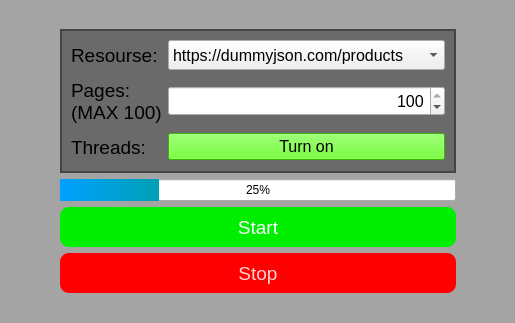
<?xml version="1.0" encoding="UTF-8"?>
<ui version="4.0">
 <class>MainWindow</class>
 <widget class="QMainWindow" name="MainWindow">
  <property name="geometry">
   <rect>
    <x>0</x>
    <y>0</y>
    <width>515</width>
    <height>323</height>
   </rect>
  </property>
  <property name="minimumSize">
   <size>
    <width>515</width>
    <height>323</height>
   </size>
  </property>
  <property name="windowTitle">
   <string>MainWindow</string>
  </property>
  <property name="styleSheet">
   <string notr="true"/>
  </property>
  <widget class="QWidget" name="centralwidget">
   <property name="styleSheet">
    <string notr="true">QWidget#centralwidget {
    background-color: rgba(0,0,0, 80)
}</string>
   </property>
   <layout class="QGridLayout" name="gridLayout">
    <item row="1" column="1" colspan="2">
     <widget class="QFrame" name="frame">
      <property name="styleSheet">
       <string notr="true">QFrame#frame {
	background-color: rgba(0, 0, 0, 90);
}</string>
      </property>
      <property name="frameShape">
       <enum>QFrame::WinPanel</enum>
      </property>
      <property name="frameShadow">
       <enum>QFrame::Raised</enum>
      </property>
      <property name="lineWidth">
       <number>5</number>
      </property>
      <layout class="QGridLayout" name="gridLayout_2">
       <item row="2" column="1">
        <widget class="QPushButton" name="pushButton">
         <property name="font">
          <font>
           <pointsize>12</pointsize>
          </font>
         </property>
         <property name="styleSheet">
          <string notr="true">background-color: rgb(76, 255, 0);</string>
         </property>
         <property name="text">
          <string>Turn on</string>
         </property>
        </widget>
       </item>
       <item row="2" column="0">
        <widget class="QLabel" name="label_3">
         <property name="minimumSize">
          <size>
           <width>90</width>
           <height>30</height>
          </size>
         </property>
         <property name="maximumSize">
          <size>
           <width>120</width>
           <height>35</height>
          </size>
         </property>
         <property name="font">
          <font>
           <pointsize>14</pointsize>
          </font>
         </property>
         <property name="text">
          <string>Threads:</string>
         </property>
        </widget>
       </item>
       <item row="0" column="1">
        <widget class="QComboBox" name="comboBox">
         <property name="minimumSize">
          <size>
           <width>277</width>
           <height>30</height>
          </size>
         </property>
         <property name="maximumSize">
          <size>
           <width>16777215</width>
           <height>35</height>
          </size>
         </property>
         <property name="font">
          <font>
           <pointsize>12</pointsize>
          </font>
         </property>
         <property name="currentText">
          <string>https://dummyjson.com/products</string>
         </property>
         <item>
          <property name="text">
           <string>https://dummyjson.com/products</string>
          </property>
         </item>
         <item>
          <property name="text">
           <string>https://dummyjson.com/carts</string>
          </property>
         </item>
         <item>
          <property name="text">
           <string>https://dummyjson.com/users</string>
          </property>
         </item>
         <item>
          <property name="text">
           <string>https://dummyjson.com/posts</string>
          </property>
         </item>
         <item>
          <property name="text">
           <string>https://dummyjson.com/comments</string>
          </property>
         </item>
         <item>
          <property name="text">
           <string>https://dummyjson.com/quotes</string>
          </property>
         </item>
         <item>
          <property name="text">
           <string>https://dummyjson.com/recipes</string>
          </property>
         </item>
         <item>
          <property name="text">
           <string>https://dummyjson.com/todos</string>
          </property>
         </item>
        </widget>
       </item>
       <item row="1" column="0">
        <widget class="QLabel" name="label_2">
         <property name="minimumSize">
          <size>
           <width>90</width>
           <height>50</height>
          </size>
         </property>
         <property name="maximumSize">
          <size>
           <width>120</width>
           <height>60</height>
          </size>
         </property>
         <property name="font">
          <font>
           <pointsize>14</pointsize>
          </font>
         </property>
         <property name="text">
          <string>Pages: 
(MAX 100)</string>
         </property>
        </widget>
       </item>
       <item row="0" column="0">
        <widget class="QLabel" name="label">
         <property name="minimumSize">
          <size>
           <width>90</width>
           <height>30</height>
          </size>
         </property>
         <property name="maximumSize">
          <size>
           <width>120</width>
           <height>35</height>
          </size>
         </property>
         <property name="font">
          <font>
           <pointsize>14</pointsize>
          </font>
         </property>
         <property name="text">
          <string>Resourse:</string>
         </property>
        </widget>
       </item>
       <item row="1" column="1">
        <widget class="QDoubleSpinBox" name="doubleSpinBox">
         <property name="minimumSize">
          <size>
           <width>0</width>
           <height>25</height>
          </size>
         </property>
         <property name="maximumSize">
          <size>
           <width>16777215</width>
           <height>30</height>
          </size>
         </property>
         <property name="font">
          <font>
           <pointsize>12</pointsize>
          </font>
         </property>
         <property name="alignment">
          <set>Qt::AlignRight|Qt::AlignTrailing|Qt::AlignVCenter</set>
         </property>
         <property name="decimals">
          <number>0</number>
         </property>
         <property name="value">
          <double>100.000000000000000</double>
         </property>
        </widget>
       </item>
      </layout>
     </widget>
    </item>
    <item row="1" column="0">
     <spacer name="horizontalSpacer">
      <property name="orientation">
       <enum>Qt::Horizontal</enum>
      </property>
      <property name="sizeHint" stdset="0">
       <size>
        <width>40</width>
        <height>20</height>
       </size>
      </property>
     </spacer>
    </item>
    <item row="1" column="3">
     <spacer name="horizontalSpacer_2">
      <property name="orientation">
       <enum>Qt::Horizontal</enum>
      </property>
      <property name="sizeHint" stdset="0">
       <size>
        <width>40</width>
        <height>20</height>
       </size>
      </property>
     </spacer>
    </item>
    <item row="2" column="1" colspan="2">
     <widget class="QProgressBar" name="progressBar">
      <property name="styleSheet">
       <string notr="true">QProgressBar::chunk {
background-color: qlineargradient(spread:pad, x1:0, y1:0, x2:1, y2:0, stop:0 rgba(0, 160, 255, 255), stop:1 rgba(0, 160, 180, 255));
}</string>
      </property>
      <property name="value">
       <number>25</number>
      </property>
      <property name="alignment">
       <set>Qt::AlignCenter</set>
      </property>
     </widget>
    </item>
    <item row="5" column="1" colspan="2">
     <spacer name="verticalSpacer_2">
      <property name="orientation">
       <enum>Qt::Vertical</enum>
      </property>
      <property name="sizeHint" stdset="0">
       <size>
        <width>20</width>
        <height>40</height>
       </size>
      </property>
     </spacer>
    </item>
    <item row="3" column="1" colspan="2">
     <widget class="QPushButton" name="pushButton_2">
      <property name="minimumSize">
       <size>
        <width>0</width>
        <height>40</height>
       </size>
      </property>
      <property name="sizeIncrement">
       <size>
        <width>0</width>
        <height>45</height>
       </size>
      </property>
      <property name="font">
       <font>
        <pointsize>14</pointsize>
       </font>
      </property>
      <property name="styleSheet">
       <string notr="true">QPushButton {
    background-color: rgba(0, 238, 0, 255);
    color: rgb(255, 255, 255);
    border-radius: 9px; 
}

QPushButton:hover {
    background-color: rgba(0, 190, 0, 200);
}

QPushButton:pressed {
    padding-left: 5px;
    padding-top: 5px;
    background-color: rgba(0, 190, 0, 255); 
}
</string>
      </property>
      <property name="text">
       <string>Start</string>
      </property>
     </widget>
    </item>
    <item row="0" column="1" colspan="2">
     <spacer name="verticalSpacer">
      <property name="orientation">
       <enum>Qt::Vertical</enum>
      </property>
      <property name="sizeHint" stdset="0">
       <size>
        <width>20</width>
        <height>40</height>
       </size>
      </property>
     </spacer>
    </item>
    <item row="4" column="1" colspan="2">
     <widget class="QPushButton" name="pushButton_3">
      <property name="minimumSize">
       <size>
        <width>0</width>
        <height>40</height>
       </size>
      </property>
      <property name="sizeIncrement">
       <size>
        <width>0</width>
        <height>45</height>
       </size>
      </property>
      <property name="font">
       <font>
        <pointsize>14</pointsize>
       </font>
      </property>
      <property name="styleSheet">
       <string notr="true">QPushButton {
    background-color: rgba(255, 0, 0, 255); 
    color: rgba(255, 255, 255, 210); 
    border-radius: 9px; 
}

QPushButton:hover {
    background-color: rgba(178, 0, 0, 200); 
}

QPushButton:pressed {
    padding-left: 5px;
    padding-top: 5px;
    background-color: rgba(178, 0, 0, 255); 
}
</string>
      </property>
      <property name="text">
       <string>Stop</string>
      </property>
     </widget>
    </item>
   </layout>
  </widget>
 </widget>
 <resources/>
 <connections/>
</ui>
